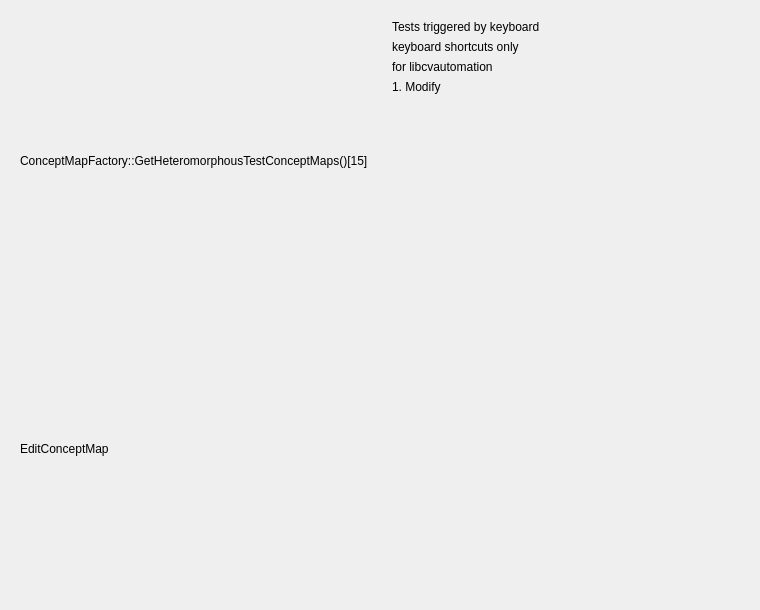
<?xml version="1.0" encoding="UTF-8"?>
<ui version="4.0">
 <class>QtTestConceptMapEditWidgetDialog</class>
 <widget class="QDialog" name="QtTestConceptMapEditWidgetDialog">
  <property name="geometry">
   <rect>
    <x>0</x>
    <y>0</y>
    <width>760</width>
    <height>610</height>
   </rect>
  </property>
  <property name="windowTitle">
   <string>Test ConceptMapEditWidget</string>
  </property>
  <layout class="QHBoxLayout" name="horizontalLayout">
   <item>
    <widget class="QWidget" name="widget" native="true">
     <layout class="QVBoxLayout" name="verticalLayout_2">
      <item>
       <widget class="QLabel" name="label_test">
        <property name="text">
         <string>ConceptMapFactory::GetHeteromorphousTestConceptMaps()[15]</string>
        </property>
       </widget>
      </item>
      <item>
       <widget class="QLabel" name="label_conceptmap_type">
        <property name="text">
         <string>EditConceptMap</string>
        </property>
       </widget>
      </item>
     </layout>
    </widget>
   </item>
   <item>
    <widget class="QWidget" name="widget_menu" native="true">
     <property name="enabled">
      <bool>true</bool>
     </property>
     <layout class="QVBoxLayout" name="verticalLayout">
      <item>
       <widget class="QLabel" name="label">
        <property name="text">
         <string>Tests triggered by keyboard</string>
        </property>
       </widget>
      </item>
      <item>
       <widget class="QLabel" name="label_2">
        <property name="text">
         <string>keyboard shortcuts only</string>
        </property>
       </widget>
      </item>
      <item>
       <widget class="QLabel" name="label_3">
        <property name="text">
         <string>for libcvautomation</string>
        </property>
       </widget>
      </item>
      <item>
       <widget class="QLabel" name="label_4">
        <property name="text">
         <string>1. Modify</string>
        </property>
       </widget>
      </item>
      <item>
       <spacer name="verticalSpacer">
        <property name="orientation">
         <enum>Qt::Vertical</enum>
        </property>
        <property name="sizeHint" stdset="0">
         <size>
          <width>20</width>
          <height>63</height>
         </size>
        </property>
       </spacer>
      </item>
     </layout>
    </widget>
   </item>
  </layout>
 </widget>
 <resources/>
 <connections/>
</ui>
